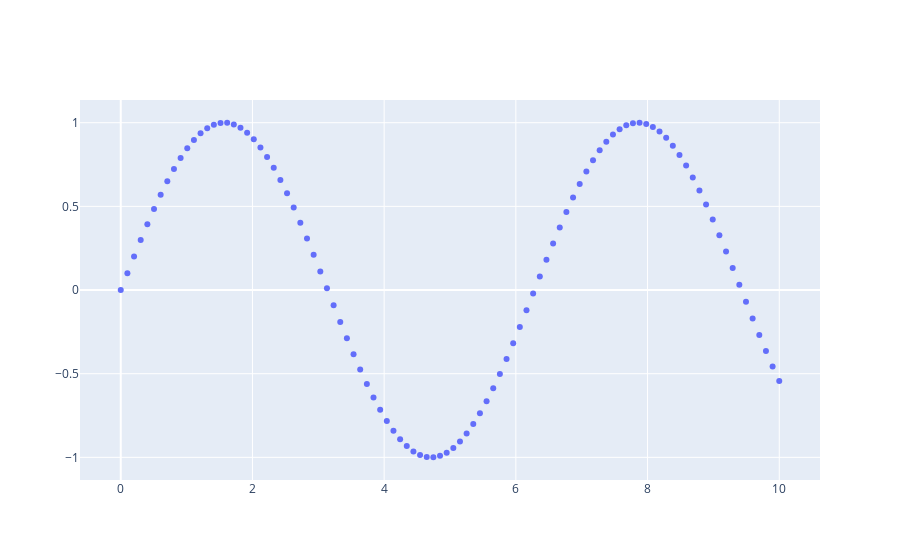

This figure's notebook cell:
### Code cell
fig=go.Figure(
data=go.Scatter(x=t,y=y,mode="markers")
)
fig.show()
